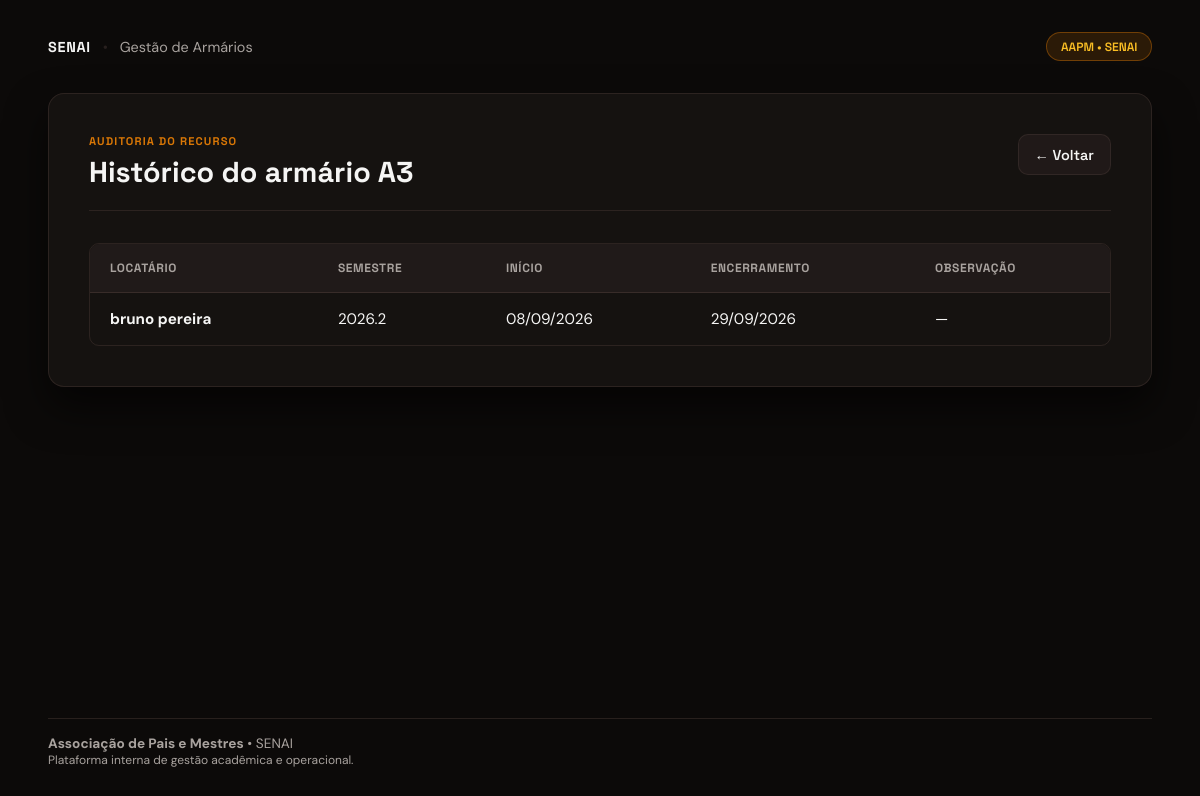
The app's page /armarios/2/historico (signed in) with its own data.
### app/models/armario.py (models this page shows, shortened)
class Armario(Base):
    __tablename__ = "armarios"
    id     = Column(Integer, primary_key=True, index=True)
    numero = Column(String(20), nullable=False, unique=True)
    localizacao = Column(String(100), nullable=True)
    status = Column(
        Enum(StatusArmario),
        nullable=False,
        default=StatusArmario.DISPONIVEL
    )
    locatario_nome = Column(String(150), nullable=True)
    semestre = Column(String(10), nullable=True)
    observacao = Column(String(255), nullable=True)
    ativo = Column(Boolean, default=True)
    alugado_em     = Column(DateTime, nullable=True)
    criado_em      = Column(DateTime, server_default=func.now())
    atualizado_em  = Column(DateTime, server_default=func.now(), onupdate=func.now())

class ReservaArmario(Base):
    __tablename__ = "reservas_armarios"
    id = Column(Integer, primary_key=True, index=True)
    armario_id = Column(Integer, ForeignKey("armarios.id", ondelete="CASCADE"), nullable=False)
    locatario_nome = Column(String(150), nullable=False)
    semestre = Column(String(10), nullable=False)
    observacao = Column(String(255), nullable=True)
    iniciado_em = Column(DateTime, server_default=func.now(), nullable=False)
    encerrado_em = Column(DateTime, nullable=True)
    armario = relationship("Armario", backref="reservas")

### app/controllers/armario_controller.py (the view)
@router.get("/{armario_id}/historico")
def historico_reservas(armario_id: int, request: Request, db: Session = Depends(get_db), usuario=Depends(get_usuario_logado)):
    armario = db.query(Armario).filter(Armario.id == armario_id).first()
    if not armario:
        return RedirectResponse(url="/armarios", status_code=302)
    reservas = db.query(ReservaArmario).filter(ReservaArmario.armario_id == armario_id).order_by(ReservaArmario.iniciado_em.desc()).all()
    return templates.TemplateResponse(request, "armarios/historico.html", {"request": request, "usuario": usuario, "armario": armario, "reservas": reservas})

### app/templates/armarios/historico.html (shortened to what this page needs)
<!DOCTYPE html>
<html lang="pt-br">
<head>
    <link rel="stylesheet" href="/static/css/armarios/historico.css">
</head>
<body>
    <div class="spotlight" id="spotlight"></div>
    <div class="page-wrapper">
        <header class="site-header">
            <div class="nav-brand">
                <strong>SENAI</strong>
                <span class="divider">•</span>
                <span>Gestão de Armários</span>
            </div>
            <span class="brand-badge">AAPM • SENAI</span>
        </header>
        <main class="content-container">
            <div class="history-card">
                <div class="card-header-main">
                    <div>
                        <span class="card-kicker">AUDITORIA DO RECURSO</span>
                        <h1>Histórico do armário {{ armario.numero }}</h1>
                    </div>
                    <a href="/armarios/{{ armario.id }}" class="btn-secondary">← Voltar</a>
                </div>
                <div class="table-responsive">
                    <table class="data-table">
                        <thead>
                            <tr>
                                <th>Locatário</th>
                                <th>Semestre</th>
                                <th>Início</th>
                                <th>Encerramento</th>
                                <th>Observação</th>
                            </tr>
                        </thead>
                        <tbody>
                            {% for reserva in reservas %}
                            <tr>
                                <td><strong>{{ reserva.locatario_nome }}</strong></td>
                                <td>{{ reserva.semestre }}</td>
                                <td>{{ reserva.iniciado_em.strftime('%d/%m/%Y') }}</td>
                                <td>
                                    {% if reserva.encerrado_em %}
                                    {{ reserva.encerrado_em.strftime('%d/%m/%Y') }}
                                    {% else %}
                                    <span class="status-active">● Em andamento</span>
                                    {% endif %}
                                </td>
                                <td>{{ reserva.observacao or '—' }}</td>
                            </tr>
                            {% else %}
                            <tr>
                                <td colspan="5" class="empty-row">Nenhuma reserva registrada.</td>
                            </tr>
                            {% endfor %}
                        </tbody>
                    </table>
                </div>
            </div>
        </main>
        <footer class="site-footer">
            <div class="footer-info">
                <p><strong>Associação de Pais e Mestres</strong> • SENAI</p>
                <p class="footer-sub">Plataforma interna de gestão acadêmica e operacional.</p>
            </div>
        </footer>
    </div>
</body>
</html>

### app/static/css/armarios/historico.css (style rules this page uses)
:root { --bg-color: #0c0a09; --card-bg: rgba(24, 20, 18, 0.85); --surface-2: rgba(33, 27, 26, 0.95); --border-color: rgba(68, 54, 51, 0.5); --primary-color: #d97706; --primary-hover: #b45309; --text-main: #f5f5f4; --text-muted: #a8a29e; --green: #22c55e; --font-head: 'Space Grotesk', system-ui, sans-serif; --font-body: 'DM Sans', system-ui, sans-serif; --radius: 16px; --radius-sm: 10px; }
* { box-sizing: border-box; margin: 0; padding: 0; }
body { background-color: var(--bg-color); color: var(--text-main); font-family: var(--font-body); min-height: 100vh; overflow-x: hidden; position: relative; display: flex; flex-direction: column; }
.spotlight { position: fixed; top: 0; left: 0; width: 100vw; height: 100vh; pointer-events: none; z-index: 1; transition: background 0.1s ease; }
.page-wrapper { position: relative; z-index: 2; display: flex; flex-direction: column; min-height: 100vh; padding: 2rem 3rem; max-width: 1200px; margin: 0 auto; width: 100%; }
.site-header { display: flex; justify-content: space-between; align-items: center; width: 100%; margin-bottom: 2rem; }
.nav-brand { font-size: 0.9rem; color: var(--text-muted); }
.nav-brand strong { color: var(--text-main); font-family: var(--font-head); letter-spacing: 0.05em; }
.divider { margin: 0 0.5rem; color: var(--border-color); }
.brand-badge { background: rgba(217, 119, 6, 0.15); border: 1px solid rgba(217, 119, 6, 0.4); color: #fbbf24; padding: 0.35rem 0.85rem; border-radius: 20px; font-size: 0.75rem; font-family: var(--font-head); font-weight: 600; text-transform: uppercase; }
.content-container { flex: 1; display: flex; flex-direction: column; gap: 1.5rem; margin-bottom: 2rem; }
.history-card { background: var(--card-bg); border: 1px solid var(--border-color); border-radius: var(--radius); padding: 2.5rem; box-shadow: 0 20px 40px rgba(0, 0, 0, 0.6); backdrop-filter: blur(12px); }
.card-header-main { display: flex; justify-content: space-between; align-items: flex-start; margin-bottom: 2rem; border-bottom: 1px solid var(--border-color); padding-bottom: 1.25rem; }
.card-kicker { font-family: var(--font-head); font-size: 0.7rem; font-weight: 700; color: var(--primary-color); letter-spacing: 0.1em; text-transform: uppercase; display: block; margin-bottom: 0.35rem; }
.card-header-main h1 { font-family: var(--font-head); font-size: 1.8rem; font-weight: 700; }
.btn-secondary { background-color: var(--surface-2); border: 1px solid var(--border-color); color: var(--text-main); padding: 0.65rem 1rem; border-radius: var(--radius-sm); font-family: var(--font-head); font-weight: 600; font-size: 0.9rem; text-decoration: none; display: inline-flex; align-items: center; transition: background 0.2s; }
.table-responsive { width: 100%; overflow-x: auto; border: 1px solid var(--border-color); border-radius: var(--radius-sm); }
.data-table { width: 100%; border-collapse: collapse; text-align: left; font-size: 0.95rem; }
.data-table th { background: var(--surface-2); color: var(--text-muted); font-family: var(--font-head); font-size: 0.75rem; text-transform: uppercase; letter-spacing: 0.05em; padding: 1rem 1.25rem; border-bottom: 1px solid var(--border-color); }
.data-table td { padding: 1rem 1.25rem; border-bottom: 1px solid var(--border-color); color: var(--text-main); }
.data-table tbody tr:last-child td { border-bottom: none; }
.site-footer { border-top: 1px solid var(--border-color); padding-top: 1rem; font-size: 0.85rem; color: var(--text-muted); }
.footer-sub { font-size: 0.75rem; }

### records on screen
Armario: numero "A3"
ReservaArmario: locatario_nome "bruno pereira", semestre "2026.2", iniciado_em "08/09/2026", encerrado_em "29/09/2026", observacao "—"
